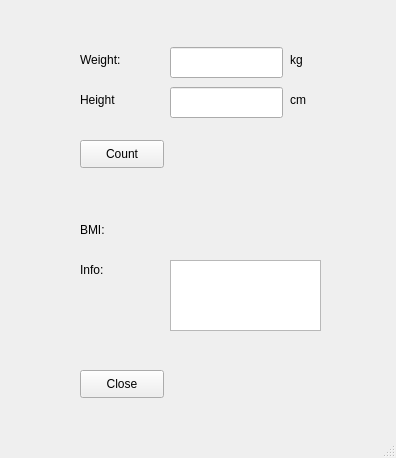
<?xml version="1.0" encoding="UTF-8"?>
<ui version="4.0">
 <class>MainWindow</class>
 <widget class="QMainWindow" name="MainWindow">
  <property name="geometry">
   <rect>
    <x>0</x>
    <y>0</y>
    <width>396</width>
    <height>458</height>
   </rect>
  </property>
  <property name="windowTitle">
   <string>MainWindow</string>
  </property>
  <widget class="QWidget" name="centralwidget">
   <widget class="QLineEdit" name="weightLineEdit">
    <property name="geometry">
     <rect>
      <x>170</x>
      <y>47</y>
      <width>113</width>
      <height>31</height>
     </rect>
    </property>
   </widget>
   <widget class="QLabel" name="Weight">
    <property name="geometry">
     <rect>
      <x>80</x>
      <y>50</y>
      <width>63</width>
      <height>20</height>
     </rect>
    </property>
    <property name="text">
     <string>Weight:</string>
    </property>
   </widget>
   <widget class="QLabel" name="kg">
    <property name="geometry">
     <rect>
      <x>290</x>
      <y>50</y>
      <width>63</width>
      <height>20</height>
     </rect>
    </property>
    <property name="text">
     <string>kg</string>
    </property>
   </widget>
   <widget class="QLineEdit" name="heightLineEdit">
    <property name="geometry">
     <rect>
      <x>170</x>
      <y>87</y>
      <width>113</width>
      <height>31</height>
     </rect>
    </property>
    <property name="text">
     <string/>
    </property>
   </widget>
   <widget class="QLabel" name="Height">
    <property name="geometry">
     <rect>
      <x>80</x>
      <y>90</y>
      <width>63</width>
      <height>20</height>
     </rect>
    </property>
    <property name="text">
     <string>Height</string>
    </property>
   </widget>
   <widget class="QLabel" name="cm">
    <property name="geometry">
     <rect>
      <x>290</x>
      <y>90</y>
      <width>63</width>
      <height>20</height>
     </rect>
    </property>
    <property name="text">
     <string>cm</string>
    </property>
   </widget>
   <widget class="QPushButton" name="countButton">
    <property name="geometry">
     <rect>
      <x>80</x>
      <y>140</y>
      <width>84</width>
      <height>28</height>
     </rect>
    </property>
    <property name="text">
     <string>Count</string>
    </property>
   </widget>
   <widget class="QLabel" name="BMI">
    <property name="geometry">
     <rect>
      <x>80</x>
      <y>220</y>
      <width>63</width>
      <height>20</height>
     </rect>
    </property>
    <property name="text">
     <string>BMI:</string>
    </property>
   </widget>
   <widget class="QLabel" name="resultLabel">
    <property name="geometry">
     <rect>
      <x>170</x>
      <y>220</y>
      <width>151</width>
      <height>20</height>
     </rect>
    </property>
    <property name="text">
     <string/>
    </property>
   </widget>
   <widget class="QLabel" name="Info">
    <property name="geometry">
     <rect>
      <x>80</x>
      <y>260</y>
      <width>63</width>
      <height>20</height>
     </rect>
    </property>
    <property name="text">
     <string>Info:</string>
    </property>
   </widget>
   <widget class="QTextBrowser" name="infoTextBrowser">
    <property name="geometry">
     <rect>
      <x>170</x>
      <y>260</y>
      <width>151</width>
      <height>71</height>
     </rect>
    </property>
   </widget>
   <widget class="QPushButton" name="closeButton">
    <property name="geometry">
     <rect>
      <x>80</x>
      <y>370</y>
      <width>84</width>
      <height>28</height>
     </rect>
    </property>
    <property name="text">
     <string>Close</string>
    </property>
   </widget>
  </widget>
  <widget class="QMenuBar" name="menubar">
   <property name="geometry">
    <rect>
     <x>0</x>
     <y>0</y>
     <width>396</width>
     <height>25</height>
    </rect>
   </property>
  </widget>
  <widget class="QStatusBar" name="statusbar"/>
 </widget>
 <resources/>
 <connections>
  <connection>
   <sender>closeButton</sender>
   <signal>clicked()</signal>
   <receiver>MainWindow</receiver>
   <slot>close()</slot>
   <hints>
    <hint type="sourcelabel">
     <x>131</x>
     <y>478</y>
    </hint>
    <hint type="destinationlabel">
     <x>399</x>
     <y>299</y>
    </hint>
   </hints>
  </connection>
 </connections>
</ui>
